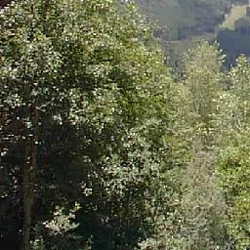
#> input picture main_server/nofire_0097.jpg, 250 x 250 px
$ python model.py
#> lines starting #> are read from the running program, lines starting #| are printed output that depends on the picture
#> further down, original_image is the input picture: shape (250, 250, 3); mean B, G, R 70.1, 96.5, 93.4
### main_server/preprocess.py
import cv2
import numpy as np
from wavelet import w2d

def pre(img):
    scalled_raw_img = cv2.resize(img, (32,32))
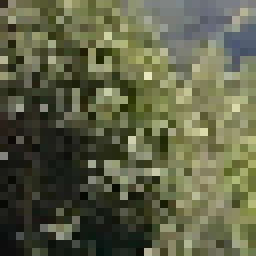
#> scalled_raw_img: shape (32, 32, 3) (shown 8 times larger); mean B, G, R 70.8, 97.2, 94.1
    img_har = w2d(img, 'db1', 5)
    scalled_img_har = cv2.resize(img_har, (32,32))
    combined_img = np.vstack((scalled_raw_img.reshape(32*32*3,1),scalled_img_har.reshape(32*32,1)))
    len = 32*32*3 + 32*32
    final = combined_img.reshape(1,len).astype(float)
    return final

# [3 lines that do not run on import are left out]

### main_server/wavelet.py
import numpy as np
import pywt
import cv2

def w2d(img, mode='haar', level=1):
#> called with mode = 'db1', level = 5
    imArray = img
    imArray = cv2.cvtColor(imArray, cv2.COLOR_BGR2GRAY)
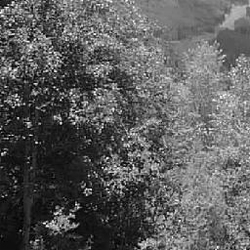
#> imArray: shape (250, 250); min 0, max 255, mean 92.6
    imArray = np.float32(imArray)
    imArray /=255

    coeff = pywt.wavedec2(imArray, mode, level)
#> coeff = 8 items

    coeff_H = list(coeff)
#> coeff_H = 8 items
    coeff_H[0] *= 0
    imArray_H = pywt.waverec2(coeff_H, mode)
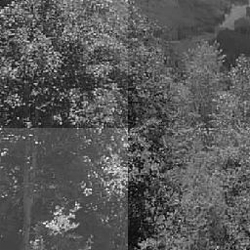
#> imArray_H: shape (250, 250) float32; min -0.442, max 0.826, mean 0.000527; drawn with min black and max white
    imArray_H *= 255
    imArray_H = np.uint8(imArray_H)
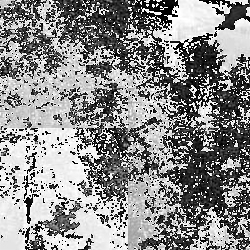
#> imArray_H: shape (250, 250); min 0, max 255, mean 139.4

    return imArray_H

# [3 lines that do not run on import are left out]

### main_server/model.py
from preprocess import pre
import pickle
import cv2

def predict(img):
    x = pre(img)
#> in pre, `scalled_img_har = cv2.resize(img_har, (32,32))`:
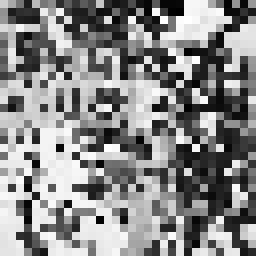
#> scalled_img_har: shape (32, 32) (shown 8 times larger); min 0, max 255, mean 136.3
#> in pre, `combined_img = np.vstack((scalled_raw_img.reshape(32*32*3,1),scalled_i..`: combined_img = 4096 values, max 255 at index 3159, min 0 at index 3126, mean 99.61
    with open('random.pkl', 'rb') as f:
#> (reads main_server/random.pkl from the repository)
        model = pickle.load(f)
    return(model.predict(x))

if __name__ == '__main__':
    original_image = cv2.imread('nofire_0097.jpg')
    print(predict(original_image))
#| [1]
